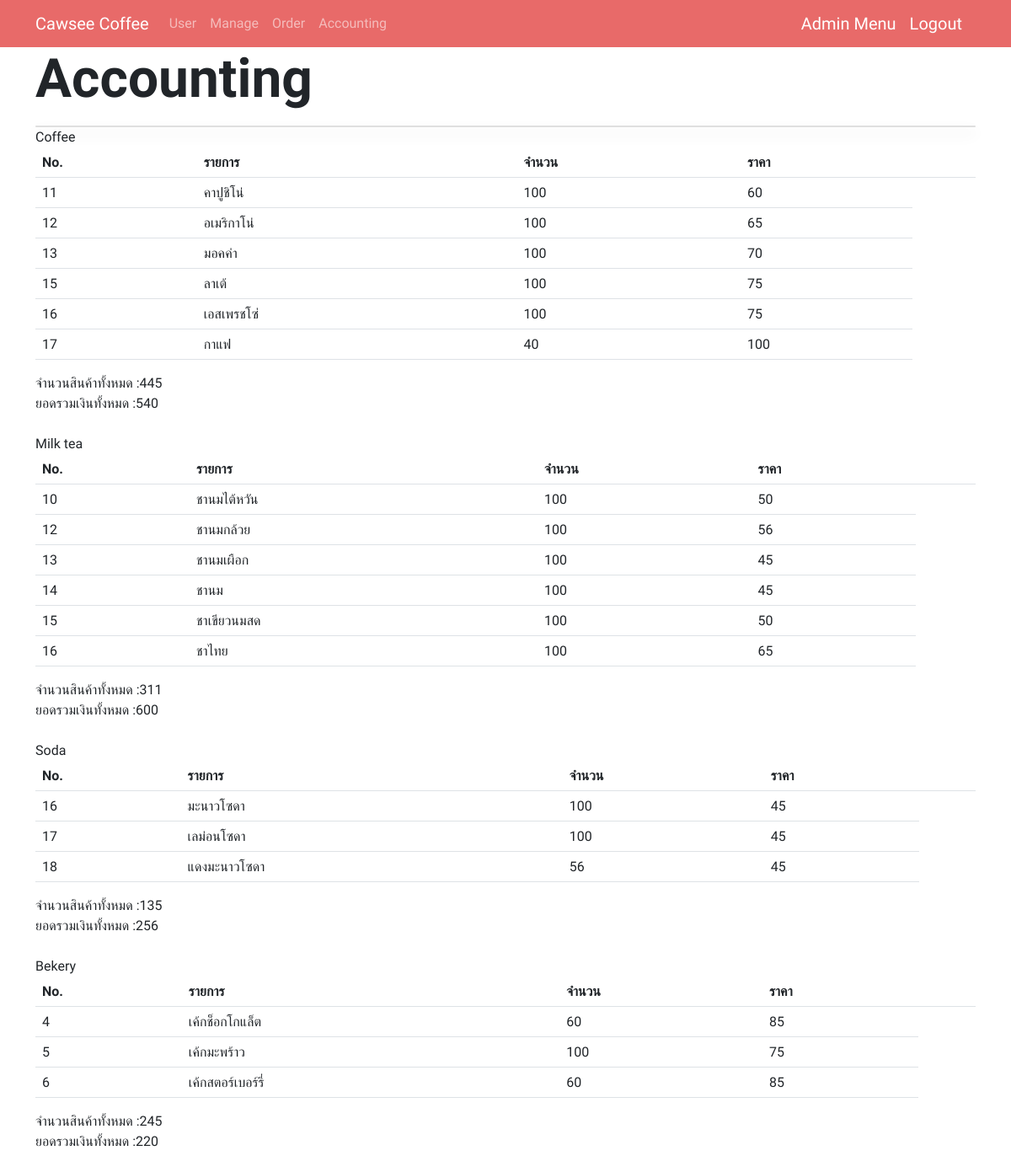
The app's page /adminac.php with its own data.
### tables this page shows
CREATE TABLE `beverage` (
  `id` int(50) NOT NULL,
  `iname` varchar(100) NOT NULL,
  `amount` int(255) NOT NULL,
  `price` int(255) NOT NULL,
  `detail` text NOT NULL,
  `img` varchar(200) NOT NULL,
  `date_save` timestamp NOT NULL DEFAULT current_timestamp() ON UPDATE current_timestamp()
);

CREATE TABLE `tea` (
  `id` int(255) NOT NULL,
  `iname` varchar(100) NOT NULL,
  `amount` int(255) NOT NULL,
  `price` int(255) NOT NULL,
  `detail` text NOT NULL,
  `img` varchar(200) NOT NULL,
  `date_save` timestamp NOT NULL DEFAULT current_timestamp() ON UPDATE current_timestamp()
);

CREATE TABLE `soda` (
  `id` int(255) NOT NULL,
  `iname` varchar(100) NOT NULL,
  `amount` int(255) NOT NULL,
  `price` int(255) NOT NULL,
  `detail` text NOT NULL,
  `img` varchar(200) NOT NULL,
  `date_save` timestamp NOT NULL DEFAULT current_timestamp() ON UPDATE current_timestamp()
);

CREATE TABLE `cake` (
  `id` int(255) NOT NULL,
  `iname` varchar(100) NOT NULL,
  `amount` int(255) NOT NULL,
  `price` int(255) NOT NULL,
  `detail` text NOT NULL,
  `img` varchar(200) NOT NULL,
  `date_save` timestamp NOT NULL DEFAULT current_timestamp() ON UPDATE current_timestamp()
);

### adminac.php (the view, shortened to what this page needs)
<?php
  include('server.php');
  include('admintool.php');
  ?>
  <!DOCTYPE html>
  <html lang="en">
  <head>
  </head>
  <body>
      <div class="container">
          <div class="row-3">
              <p class="display-3 fw-bold">Accounting</p>
              <div class="col">
          <div class="card shadow align-items-start">
          </div>
          <table class="table table-hover">
          <tr>
          <th>No.</th>
          <th>รายการ</th>
          <th>จำนวน</th>
          <th>ราคา</th>
          <th></th>
        </tr>
  <?php
  $sql = "SELECT * FROM beverage";
  $result = mysqli_query($conn, $sql);
  echo "Coffee"."<br>";
  while($row = mysqli_fetch_assoc($result)) {
  echo "<tr><td>".$row['id'] ."</td><td>". $row['iname'] ."</td><td>". $row['amount'] ."</td><td>". $row['price']."<br>";
}
  echo "</table>";
  echo "จำนวนสินค้าทั้งหมด  :".$_SESSION['bevp'];
  echo "<br>" ;
  echo "ยอดรวมเงินทั้งหมด  :".$_SESSION['beva'];
  echo "<br><br>" ;
  ?>
   <table class="table table-hover">
          <tr>
          <th>No.</th>
          <th>รายการ</th>
          <th>จำนวน</th>
          <th>ราคา</th>
          <th></th>
        </tr>
  <?php
  $sql = "SELECT * FROM tea";
  $result = mysqli_query($conn, $sql);
  echo "Milk tea"."<br>";
  while($row = mysqli_fetch_assoc($result)) {
  echo "<tr><td>".$row['id'] ."</td><td>". $row['iname'] ."</td><td>". $row['amount'] ."</td><td>". $row['price']."<br>";
}
  echo "</table>";
  echo "จำนวนสินค้าทั้งหมด  :".$_SESSION['teap'];
  echo "<br>" ;
  echo "ยอดรวมเงินทั้งหมด  :".$_SESSION['teaa'];
  echo "<br><br>" ;
  ?>
   <table class="table table-hover">
          <tr>
          <th>No.</th>
          <th>รายการ</th>
          <th>จำนวน</th>
          <th>ราคา</th>
          <th></th>
        </tr>
  <?php
  $sql = "SELECT * FROM soda";
  $result = mysqli_query($conn, $sql);
  echo "Soda"."<br>";
  while($row = mysqli_fetch_assoc($result)) {
  echo "<tr><td>".$row['id'] ."</td><td>". $row['iname'] ."</td><td>". $row['amount'] ."</td><td>". $row['price']."<br>";
  }
  echo "</table>";
  echo "จำนวนสินค้าทั้งหมด  :".$_SESSION['sop'];
  echo "<br>" ;
  echo "ยอดรวมเงินทั้งหมด  :".$_SESSION['soa'];
  echo "<br><br>" ;
  ?>
   <table class="table table-hover">
          <tr>
          <th>No.</th>
          <th>รายการ</th>
          <th>จำนวน</th>
          <th>ราคา</th>
          <th></th>
          </tr>
  <?php
  $sql = "SELECT * FROM cake";
  $result = mysqli_query($conn, $sql);
  echo "Bekery"."<br>";
  while($row = mysqli_fetch_array($result)) {
  echo "<tr><td>".$row['id'] ."</td><td>". $row['iname'] ."</td><td>". $row['amount'] ."</td><td>". $row['price']."<br>";
  }
  echo "</table>";
  echo "จำนวนสินค้าทั้งหมด  :".$_SESSION['cakep'];
  echo "<br>" ;
  echo "ยอดรวมเงินทั้งหมด  :".$_SESSION['cakea'];
  echo "<br><br>" ;
   ?>
      </div>
  </body>

### style1.css (style rules this page uses)
* { margin: 0; padding: 0; font-family: 'Mali', cursive; }

### records on screen
beverage: id "11", iname "คาปูชิโน่", amount "100", price "60"
beverage: id "12", iname "อเมริกาโน่", amount "100", price "65"
beverage: id "13", iname "มอคค่า", amount "100", price "70"
beverage: id "15", iname "ลาเต้", amount "100", price "75"
beverage: id "16", iname "เอสเพรชโซ่", amount "100", price "75"
beverage: id "17", iname "กาแฟ", amount "40", price "100"
tea: id "10", iname "ชานมไต้หวัน", amount "100", price "50"
tea: id "12", iname "ชานมกล้วย", amount "100", price "56"
tea: id "13", iname "ชานมเผือก", amount "100", price "45"
tea: id "14", iname "ชานม", amount "100", price "45"
tea: id "15", iname "ชาเขียวนมสด", amount "100", price "50"
tea: id "16", iname "ชาไทย", amount "100", price "65"
soda: id "16", iname "มะนาวโซดา", amount "100", price "45"
soda: id "17", iname "เลม่อนโซดา", amount "100", price "45"
soda: id "18", iname "แดงมะนาวโซดา", amount "56", price "45"
cake: id "4", iname "เค้กช็อกโกแล็ต", amount "60", price "85"
cake: id "5", iname "เค้กมะพร้าว", amount "100", price "75"
cake: id "6", iname "เค้กสตอร์เบอร์รี่", amount "60", price "85"

### other values on screen
$_SESSION['bevp'] "445"
$_SESSION['beva'] "540"
$_SESSION['teap'] "311"
$_SESSION['teaa'] "600"
$_SESSION['sop'] "135"
$_SESSION['soa'] "256"
$_SESSION['cakep'] "245"
$_SESSION['cakea'] "220"
